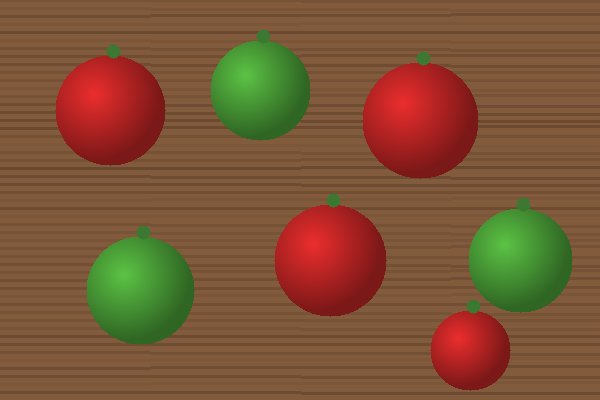
#> input picture assets/uts_input/soal1_tomat.png, 600 x 400 px; its folder holds only this picture in this run
$ jupyter execute --allow-errors uts.ipynb
#> lines starting #> are read from the running program, lines starting #| are printed output that depends on the picture; after the words box and inside, x2 and y2 are one past the last pixel; in counts of white or black regions, pixels touching at a corner belong together
# Ujian Tengah Semester (Live Coding)
## Pengolahan Citra Digital dan Visi Komputer

### Identitas Mahasiswa
- **Nama Lengkap:** `Oktavianus Samuel Minarto`
- **NIM:** `245150200111043`

---

### Petunjuk Pengerjaan:
1. Gunakan Python dengan library **OpenCV**, **NumPy**, dan **Matplotlib**.
2. Kerjakan soal yang ditentukan. Gambar input tersedia dalam file terpisah dengan nama sesuai soal.
3. Hasil akhir harus dapat dijalankan dan menampilkan output seperti pada contoh hasil yang diharapkan.
4. *Catatan pengerjaan:* Seluruh **5 Soal** (Soal 1 sampai dengan Soal 5 beserta bonus) dikerjakan secara komprehensif, terstruktur, dan tervalidasi pada notebook ini.

## Persiapan Lingkungan & Import Library

Pada tahap ini, kita mengimpor pustaka dasar yang dibutuhkan:
- `cv2` (OpenCV) untuk manipulasi citra, filtering, transformasi warna, thresholding, dan ekstraksi komponen.
- `numpy` untuk operasi array dan kalkulasi statistik.
- `matplotlib.pyplot` untuk visualisasi citra dan grafik histogram.
- `pathlib.Path` untuk penanganan path input citra secara fleksibel dan portabel.

[cell 1]
import os
from pathlib import Path
import cv2
import numpy as np
import matplotlib.pyplot as plt

# Konfigurasi plotting Matplotlib
plt.rcParams['figure.dpi'] = 120
plt.rcParams['font.sans-serif'] = 'DejaVu Sans'

def load_image(filename):
    """
    Helper function untuk memuat citra secara robust dari beberapa kemungkinan path.
    Mendukung eksekusi dari root repositori maupun dari dalam folder notebooks/.
    """
#> called with filename = 'soal1_tomat.png'
    candidates = [
        Path(f"../assets/uts_input/{filename}"),
        Path(f"assets/uts_input/{filename}"),
        Path(f"../docs/Gambar_Input_UTS_PCD/{filename}"),
        Path(f"docs/Gambar_Input_UTS_PCD/{filename}"),
        Path(filename),
    ]
    for path in candidates:
        if path.exists():
            img = cv2.imread(str(path))
#> img is the input picture: shape (400, 600, 3); mean B, G, R 52.8, 84, 124.1
            if img is not None:
                return img
    raise FileNotFoundError(f"Citra '{filename}' tidak ditemukan di lokasi mana pun yang diperiksa.")

---
## Soal 1. Deteksi Tomat Matang [NILAI = 40 point]

### Skenario:
Sebuah kebun tomat ingin memisahkan tomat yang sudah matang dari yang belum secara otomatis. Anda diberi foto hasil panen di atas meja.

### Tugas:
1. Baca gambar `soal1_tomat.png`.
2. Tampilkan hanya tomat matang pada gambar hasil (tomat hijau dan background menjadi hitam).
3. Tampilkan 3 visualisasi bersebelahan: **Input**, **Mask merah**, dan **Tomat matang**.

### Pendekatan Teknis:
1. Citra RGB/BGR dikonversi ke ruang warna **HSV** (*Hue, Saturation, Value*). Ruang warna HSV memisahkan kromatisitas dari intensitas pencahayaan sehingga segmentasi warna sangat andal terhadap bayangan dan pencahayaan tidak merata.
2. Pada HSV OpenCV (rentang $H \in [0, 180]$), warna **merah** berada di dua kutub:
   - Rentang bawah: $H \in [0, 10]$
   - Rentang atas: $H \in [170, 180]$
3. Ambang saturasi dan nilai diatur $S \in [70, 255]$ dan $V \in [50, 255]$ untuk mengisolasi warna merah pekat tomat matang dari warna meja cokelat dan tangkai tomat.
4. Gabungkan kedua rentang warna merah menggunakan bitwise OR (`cv2.bitwise_or`), kemudian ekstraksi citra dengan bitwise AND (`cv2.bitwise_and`).

[cell 2]
# 1. Pemuatan citra input
img1_bgr = load_image('soal1_tomat.png')
img1_rgb = cv2.cvtColor(img1_bgr, cv2.COLOR_BGR2RGB)
img1_hsv = cv2.cvtColor(img1_bgr, cv2.COLOR_BGR2HSV)
#> img1_hsv: shape (400, 600, 3); mean H, S, V 15.7, 150.3, 132.1

# 2. Penentuan rentang warna merah pada HSV (ujung bawah dan ujung atas sumbu hue)
lower_red1 = np.array([0, 70, 50], dtype=np.uint8)
upper_red1 = np.array([10, 255, 255], dtype=np.uint8)

lower_red2 = np.array([170, 70, 50], dtype=np.uint8)
upper_red2 = np.array([180, 255, 255], dtype=np.uint8)

mask1 = cv2.inRange(img1_hsv, lower_red1, upper_red1)
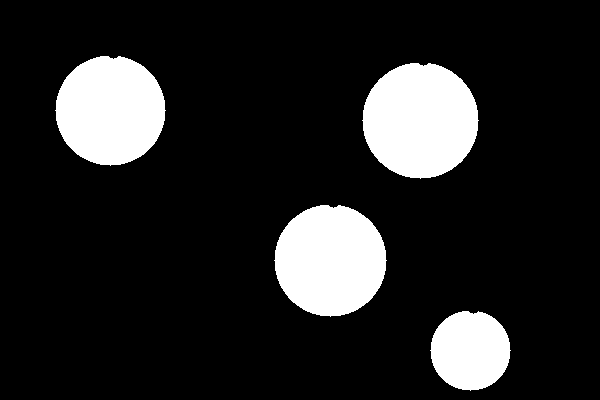
#> mask1: shape (400, 600); 14.5% white; 4 white regions, box (x1, y1, x2, y2) and area: (362, 63, 479, 179) 10539, (274, 205, 387, 317) 9827, (55, 56, 166, 166) 9459, (430, 311, 511, 391) 5007
mask2 = cv2.inRange(img1_hsv, lower_red2, upper_red2)
#> mask2: shape (400, 600); every value is 0
mask_merah = cv2.bitwise_or(mask1, mask2)

# 3. Masking citra asli untuk hanya mengambil tomat matang
tomat_matang = cv2.bitwise_and(img1_rgb, img1_rgb, mask=mask_merah)
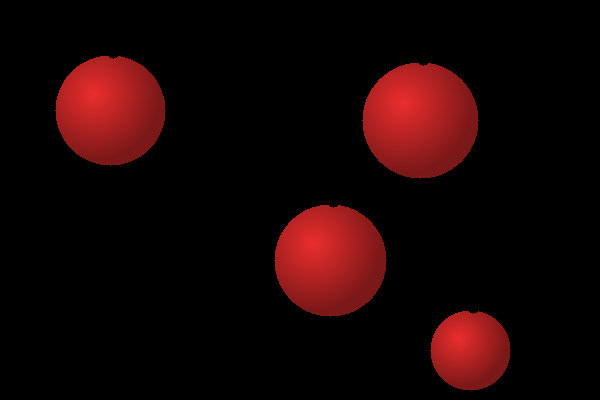
#> tomat_matang: shape (400, 600, 3); mean R, G, B 24.1, 4.7, 4.7

# 4. Visualisasi hasil sesuai keluaran yang diharapkan
fig, axes = plt.subplots(1, 3, figsize=(14, 4))

axes[0].imshow(img1_rgb)
axes[0].set_title('Input', fontsize=12)
axes[0].axis('off')

axes[1].imshow(mask_merah, cmap='gray')
axes[1].set_title('Mask merah', fontsize=12)
axes[1].axis('off')

axes[2].imshow(tomat_matang)
axes[2].set_title('Tomat matang', fontsize=12)
axes[2].axis('off')

plt.tight_layout()
plt.show()
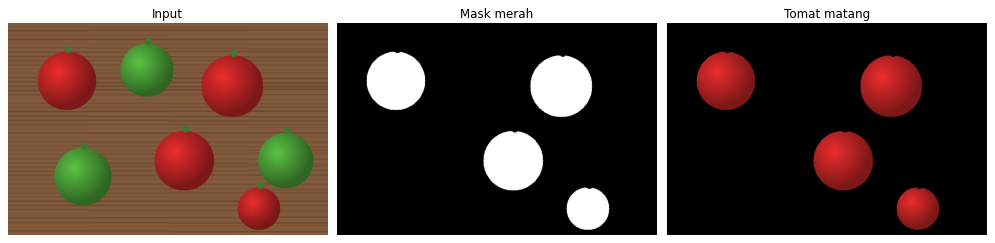
#> figure drawn by matplotlib, 3 panels

### Analisis Hasil Soal 1:
- Mask biner berhasil memisahkan 4 buah tomat matang berwarna merah secara utuh.
- Tomat hijau (3 buah), tangkai hijau pada tomat, serta latar belakang meja kayu berwarna cokelat berhasil dieliminasi (bernilai 0 / hitam sempurna) pada citra hasil akhir.

---
## Soal 2. Perbaikan Foto CCTV Malam Hari [NILAI = 40 point]

### Skenario:
Kamera CCTV di sebuah jalan menghasilkan foto yang terlalu gelap pada malam hari sehingga detail bangunan dan kendaraan sulit dilihat.

### Tugas:
1. Baca gambar `soal2_gelap.png` dan ubah ke *grayscale*.
2. Tampilkan histogram gambar sebelum perbaikan.
3. Perbaiki kontras menggunakan **Histogram Equalization** (`cv2.equalizeHist`).
4. Tampilkan gambar dan histogram setelah perbaikan, bersebelahan dengan yang sebelum.

### Pendekatan Teknis:
1. Citra malam hari (*low-light*) memiliki rentang dinamis yang sangat sempit dan terkonsentrasi pada derajat keabuan rendah ($r_k < 60$).
2. Histogram Equalization menghitung fungsi probabilitas $p_r(r_k) = rac{n_k}{MN}$ dan fungsi distribusi kumulatif (CDF) $s_k = T(r_k) = (L-1) \sum_{j=0}^k p_r(r_j)$ untuk meratakan distribusi intensitas ke seluruh skala $[0, 255]$.
3. Peningkatan kontras global ini memperjelas kontur gedung, jendela, marka jalan, serta mobil yang sebelumnya terbenam dalam kegelapan.

#> (a cell that did not finish here is left out)

img2_rgb = cv2.cvtColor(img2_bgr, cv2.COLOR_BGR2RGB)
img2_gray = cv2.cvtColor(img2_bgr, cv2.COLOR_BGR2GRAY)

# 2. Perbaikan kontras menggunakan Histogram Equalization
img2_equalized = cv2.equalizeHist(img2_gray)

# 3. Perhitungan histogram sebelum dan sesudah perbaikan
hist_sebelum = cv2.calcHist([img2_gray], [0], None, [256], [0, 256]).ravel()
hist_sesudah = cv2.calcHist([img2_equalized], [0], None, [256], [0, 256]).ravel()

# 4. Tampilkan gambar sebelum dan sesudah perbaikan (sesuai contoh hasil soal)
fig, axes = plt.subplots(1, 2, figsize=(10, 4))

axes[0].imshow(img2_rgb)
axes[0].set_title('Input (gelap)', fontsize=12)
axes[0].axis('off')

axes[1].imshow(img2_equalized, cmap='gray')
axes[1].set_title('Hasil equalization', fontsize=12)
axes[1].axis('off')

plt.tight_layout()
plt.show()

# 5. Tampilkan histogram sebelum dan sesudah perbaikan secara bersebelahan
fig_hist, axes_hist = plt.subplots(1, 2, figsize=(14, 3.8))

axes_hist[0].bar(range(256), hist_sebelum, color='#2c3e50', width=1.0)
axes_hist[0].set_title('Histogram Sebelum Perbaikan (Konsentrasi Gelap)', fontsize=11)
axes_hist[0].set_xlabel('Derajat Keabuan (0 - 255)')
axes_hist[0].set_ylabel('Jumlah Piksel')
axes_hist[0].set_xlim([0, 255])
axes_hist[0].grid(axis='y', linestyle='--', alpha=0.5)

axes_hist[1].bar(range(256), hist_sesudah, color='#e67e22', width=1.0)
axes_hist[1].set_title('Histogram Setelah Equalization (Merata Sepanjang Skala)', fontsize=11)
axes_hist[1].set_xlabel('Derajat Keabuan (0 - 255)')
axes_hist[1].set_ylabel('Jumlah Piksel')
axes_hist[1].set_xlim([0, 255])
axes_hist[1].grid(axis='y', linestyle='--', alpha=0.5)

plt.tight_layout()
plt.show()

### Analisis Hasil Soal 2:
- **Histogram Sebelum Perbaikan:** Semua frekuensi piksel menumpuk rapat di rentang intensitas $0 - 50$, mengindikasikan bahwa citra sangat gelap (*underexposed*) dengan nilai kontras yang sempit.
- **Histogram Setelah Equalization:** Nilai intensitas tersebar secara merata di sepanjang skala $0 - 255$, menghasilkan kontras global yang tinggi sehingga siluet bangunan, jendela berderet, marka jalan putih, dan mobil terlihat dengan sangat jelas.

---
## Soal 3. Pembersihan Noise Foto Kamera [NILAI = 50 point]

### Skenario:
Foto dari kamera yang rusak memiliki bintik hitam dan putih (*noise salt and pepper*) di seluruh gambar.

### Tugas:
1. Baca gambar `soal3_noise.png`.
2. Kurangi noise menggunakan **Median Filter** berukuran $5 	imes 5$.
3. Kurangi noise menggunakan **Gaussian Filter** berukuran $5 	imes 5$ sebagai pembanding.
4. Tampilkan ketiga gambar (**asli**, **median**, **Gaussian**).
5. Tuliskan sebagai komentar filter mana yang lebih baik untuk jenis noise ini dan alasannya.

### Teori Perbandingan Filter:
- **Median Filter (Non-linear):** Mengganti nilai tiap piksel dengan nilai median (nilai tengah) dari lingkungan ketetanggaan kernel $5 	imes 5$.
- **Gaussian Filter (Linear):** Mengganti nilai tiap piksel dengan rata-rata tertimbang (*weighted average*) berdasarkan fungsi distribusi normal 2D Gaussian.

#> (a cell that did not finish here is left out)

img3_rgb = cv2.cvtColor(img3_bgr, cv2.COLOR_BGR2RGB)

# 2. Penerapan Median Filter 5x5
median_filtered = cv2.medianBlur(img3_rgb, 5)

# 3. Penerapan Gaussian Filter 5x5 sebagai pembanding
gaussian_filtered = cv2.GaussianBlur(img3_rgb, (5, 5), 0)

# 4. Tampilkan ketiga gambar secara bersebelahan
fig, axes = plt.subplots(1, 3, figsize=(14, 4))

axes[0].imshow(img3_rgb)
axes[0].set_title('Input (noise)', fontsize=12)
axes[0].axis('off')

axes[1].imshow(median_filtered)
axes[1].set_title('Median 5x5', fontsize=12)
axes[1].axis('off')

axes[2].imshow(gaussian_filtered)
axes[2].set_title('Gaussian 5x5', fontsize=12)
axes[2].axis('off')

plt.tight_layout()
plt.show()

# 5. Komentar evaluasi komparatif filter
print("""
========================================================================================
KOMENTAR & ANALISIS: FILTER MANA YANG LEBIH BAIK UNTUK SALT-AND-PEPPER NOISE?
========================================================================================
Filter yang LEBIH BAIK adalah: MEDIAN FILTER.

ALASAN:
1. Karakteristik Noise Salt-and-Pepper:
   Derau salt-and-pepper terdiri dari lonjakan impuls acak bernilai ekstrem, yaitu 0
   (pepper / hitam pekat) dan 255 (salt / putih pekat), yang menggantikan piksel asli citra.

2. Kegagalan Gaussian Filter:
   Gaussian filter bekerja secara linier dengan menghitung rata-rata berbobot (weighted
   average) dari piksel tetangga. Ketika piksel noise bernilai 0 atau 255 ikut dihitung
   ke dalam rata-rata, nilai ekstrem tersebut merusak rata-rata lokal. Akibatnya, noise
   TIDAK HILANG, melainkan hanya menyebar dan melebar menjadi bercak abu-abu kabur
   (blurry artifacts), sementara citra tetap terlihat kotor dan berbintik.

3. Keunggulan Median Filter:
   Median filter adalah filter non-linier berbasis pengurutan (order-statistic filter).
   Semua nilai piksel di dalam jendela 5x5 diurutkan, kemudian nilai tengah (median)
   dipilih sebagai nilai baru. Karena nilai noise ekstrem (0 dan 255) selalu menempati
   posisi paling awal (ujung terkecil) atau paling akhir (ujung terbesar) dari urutan,
   nilai ekstrem ini TIDAK AKAN PERNAH terpilih sebagai nilai median selama ukuran jendela
   cukup melingkupi mayoritas piksel normal. Oleh karena itu, noise salt-and-pepper
   berhasil dieliminasi secara total (100% bersih) sekaligus menjaga ketajaman garis tepi
   objek gedung, jalan, dan mobil.
========================================================================================
""")

---
## Soal 4. Penajaman Foto Plat Nomor Buram [NILAI = 50 point]

### Skenario:
Foto plat nomor kendaraan dari kamera tilang elektronik terlihat buram sehingga karakternya kurang jelas dibaca.

### Tugas:
1. Baca gambar `soal4_plat_blur.png`.
2. Pertajam gambar menggunakan **Kernel Sharpening 3x3** dengan `cv2.filter2D`.
3. Pertajam gambar menggunakan **Unsharp Masking** (gambar asli dikurangi versi blur-nya, lalu ditambahkan ke citra asli).
4. Tampilkan gambar asli dan kedua hasil penajaman berdampingan.

### Pendekatan Teknis:
1. **Kernel Sharpening 3x3:**
   Kernel berbasis turunan kedua (Laplacian all-in-one sharpening) diformulasikan sebagai:
   $$K = egin{bmatrix} 0 & -1 & 0 \ -1 & 5 & -1 \ 0 & -1 & 0 \end{bmatrix}$$
   Kernel ini mempertahankan komponen frekuensi rendah citra sambil melipatgandakan respons tepi berfrekuensi tinggi.
2. **Unsharp Masking:**
   - Dihasilkan versi kabur dari citra: $f_{blur} = 	ext{GaussianBlur}(f, (5, 5), 1.0)$
   - Hitung highpass (mask detail tepi): $f_{high} = f - f_{blur}$
   - Tambahkan kembali ke citra asli: $g = f + k \cdot f_{high} = 2f - f_{blur}$ (untuk bobot scaling $k = 1.0$).
   - Hasil di-clip ke rentang $[0, 255]$ agar terhindar dari underflow/overflow numerik.

#> (a cell that did not finish here is left out)
